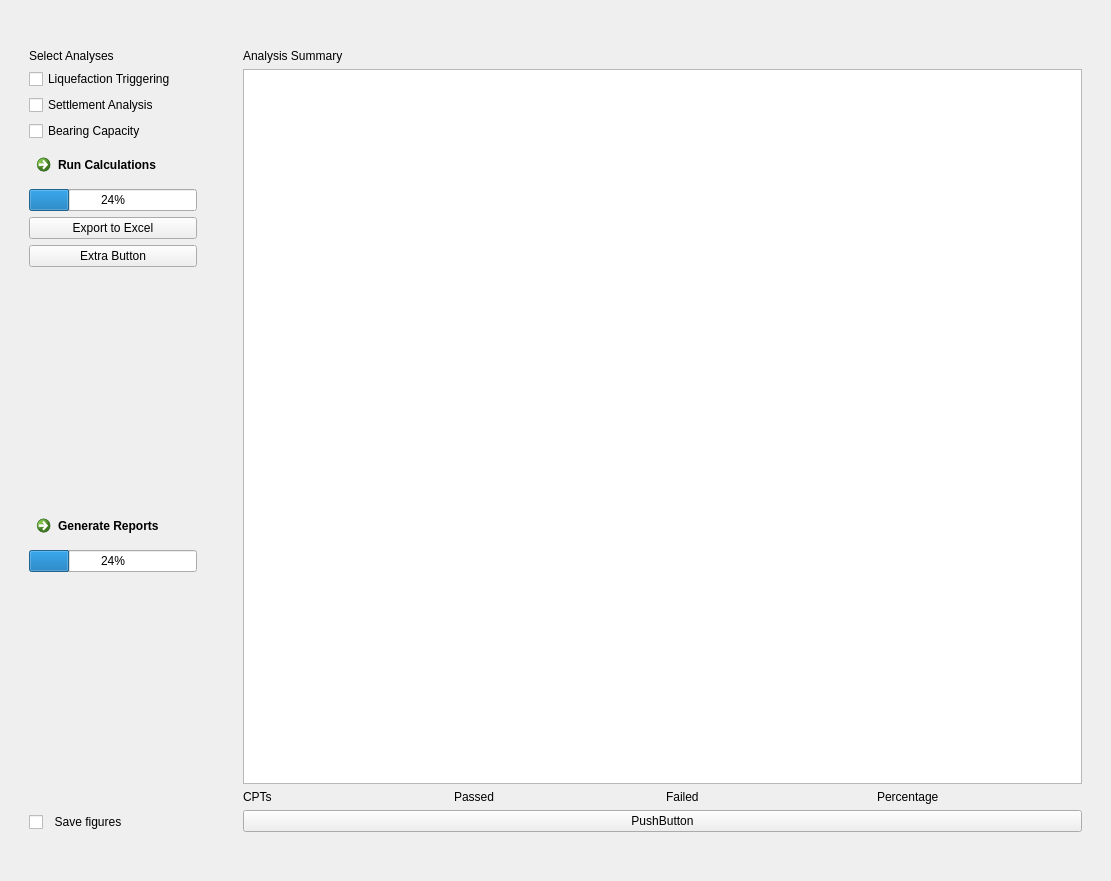
<?xml version="1.0" encoding="UTF-8"?>
<ui version="4.0">
 <class>Form</class>
 <widget class="QWidget" name="Form">
  <property name="windowTitle">
   <string>Form</string>
  </property>
  <widget class="QWidget" name="horizontalLayoutWidget_3">
   <property name="geometry">
    <rect>
     <x>20</x>
     <y>40</y>
     <width>1071</width>
     <height>801</height>
    </rect>
   </property>
   <layout class="QHBoxLayout" name="horizontalLayout_4" stretch="0,0,4588">
    <property name="sizeConstraint">
     <enum>QLayout::SetNoConstraint</enum>
    </property>
    <item>
     <layout class="QVBoxLayout" name="verticalLayout_7">
      <item>
       <widget class="QLabel" name="label_6">
        <property name="text">
         <string>Select Analyses</string>
        </property>
       </widget>
      </item>
      <item>
       <widget class="QCheckBox" name="checkBox_2">
        <property name="text">
         <string>Liquefaction Triggering</string>
        </property>
       </widget>
      </item>
      <item>
       <widget class="QCheckBox" name="checkBox">
        <property name="text">
         <string>Settlement Analysis</string>
        </property>
       </widget>
      </item>
      <item>
       <widget class="QCheckBox" name="checkBox_3">
        <property name="text">
         <string>Bearing Capacity</string>
        </property>
       </widget>
      </item>
      <item>
       <widget class="QCommandLinkButton" name="commandLinkButton">
        <property name="text">
         <string>Run Calculations</string>
        </property>
       </widget>
      </item>
      <item>
       <widget class="QProgressBar" name="progressBar">
        <property name="value">
         <number>24</number>
        </property>
       </widget>
      </item>
      <item>
       <widget class="QPushButton" name="pushButton_2">
        <property name="text">
         <string>Export to Excel</string>
        </property>
       </widget>
      </item>
      <item>
       <widget class="QPushButton" name="pushButton">
        <property name="text">
         <string>Extra Button</string>
        </property>
       </widget>
      </item>
      <item>
       <spacer name="verticalSpacer_4">
        <property name="orientation">
         <enum>Qt::Vertical</enum>
        </property>
        <property name="sizeHint" stdset="0">
         <size>
          <width>20</width>
          <height>40</height>
         </size>
        </property>
       </spacer>
      </item>
      <item>
       <widget class="QCommandLinkButton" name="commandLinkButton_2">
        <property name="text">
         <string>Generate Reports</string>
        </property>
       </widget>
      </item>
      <item>
       <widget class="QProgressBar" name="progressBar_2">
        <property name="value">
         <number>24</number>
        </property>
       </widget>
      </item>
      <item>
       <spacer name="verticalSpacer_2">
        <property name="orientation">
         <enum>Qt::Vertical</enum>
        </property>
        <property name="sizeHint" stdset="0">
         <size>
          <width>20</width>
          <height>40</height>
         </size>
        </property>
       </spacer>
      </item>
      <item>
       <widget class="QCheckBox" name="checkBox_4">
        <property name="text">
         <string>  Save figures</string>
        </property>
       </widget>
      </item>
     </layout>
    </item>
    <item>
     <spacer name="horizontalSpacer_2">
      <property name="orientation">
       <enum>Qt::Horizontal</enum>
      </property>
      <property name="sizeType">
       <enum>QSizePolicy::Fixed</enum>
      </property>
      <property name="sizeHint" stdset="0">
       <size>
        <width>40</width>
        <height>20</height>
       </size>
      </property>
     </spacer>
    </item>
    <item>
     <layout class="QVBoxLayout" name="verticalLayout_5">
      <item>
       <widget class="QLabel" name="label">
        <property name="text">
         <string>Analysis Summary</string>
        </property>
       </widget>
      </item>
      <item>
       <widget class="QTableWidget" name="tableWidget"/>
      </item>
      <item>
       <layout class="QHBoxLayout" name="horizontalLayout_2">
        <item>
         <widget class="QLabel" name="label_3">
          <property name="text">
           <string>CPTs</string>
          </property>
         </widget>
        </item>
        <item>
         <widget class="QLabel" name="label_2">
          <property name="text">
           <string>Passed</string>
          </property>
         </widget>
        </item>
        <item>
         <widget class="QLabel" name="label_4">
          <property name="text">
           <string>Failed</string>
          </property>
         </widget>
        </item>
        <item>
         <widget class="QLabel" name="label_5">
          <property name="text">
           <string>Percentage</string>
          </property>
         </widget>
        </item>
       </layout>
      </item>
      <item>
       <widget class="QPushButton" name="pushButton_6">
        <property name="text">
         <string>PushButton</string>
        </property>
       </widget>
      </item>
     </layout>
    </item>
   </layout>
  </widget>
 </widget>
 <layoutdefault spacing="6" margin="9"/>
 <resources/>
 <connections/>
 <designerdata>
  <property name="gridDeltaX">
   <number>10</number>
  </property>
  <property name="gridDeltaY">
   <number>10</number>
  </property>
  <property name="gridSnapX">
   <bool>true</bool>
  </property>
  <property name="gridSnapY">
   <bool>true</bool>
  </property>
  <property name="gridVisible">
   <bool>true</bool>
  </property>
 </designerdata>
</ui>
